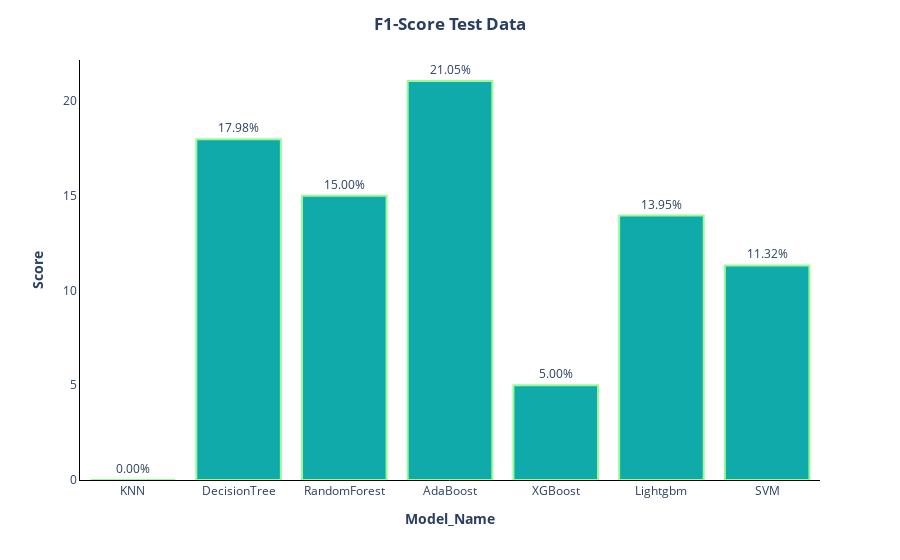

The cell this chart's notebook holds for it:
### Code cell
score_df=pd.DataFrame(performance_test,index=['f1_score']).T # Comparing the F1-Score for test data of different models
score_df=score_df.apply(lambda x:round(x*100,2))

f=px.bar(score_df,text_auto=True,color_discrete_sequence =['#11aaaa']*3)
f.update_traces(textposition='outside',texttemplate='%{y:.2f}%',showlegend=False,marker=dict(line=dict(color='palegreen', width=2)))
f.update_layout(paper_bgcolor='white',plot_bgcolor='white',title_x=0.5,title_text='<b>F1-Score Test Data',
                xaxis=dict(title='<b>Model_Name',linecolor='black'),yaxis=dict(title='<b>Score',linecolor='black'))

### Figure 1 — Plotly figure (JSON) as saved in the notebook; plotly's stock layout.template omitted (floating-point values rounded to 4 significant figures)
{"data": [{"alignmentgroup": "True", "hovertemplate": "variable=f1_score<br>index=%{x}<br>value=%{y}<extra></extra>", "legendgroup": "f1_score", "marker": {"color": "#11aaaa", "line": {"color": "palegreen", "width": 2}, "pattern": {"shape": ""}}, "name": "f1_score", "offsetgroup": "f1_score", "orientation": "v", "showlegend": false, "textposition": "outside", "texttemplate": "%{y:.2f}%", "type": "bar", "x": ["KNN", "DecisionTree", "RandomForest", "AdaBoost", "XGBoost", "Lightgbm", "SVM"], "xaxis": "x", "y": [0, 17.98, 15, 21.05, 5, 13.95, 11.32], "yaxis": "y"}], "layout": {"barmode": "relative", "legend": {"title": {"text": "variable"}, "tracegroupgap": 0}, "margin": {"t": 60}, "paper_bgcolor": "white", "plot_bgcolor": "white", "title": {"text": "<b>F1-Score Test Data", "x": 0.5}, "xaxis": {"anchor": "y", "domain": [0, 1], "linecolor": "black", "title": {"text": "<b>Model_Name"}}, "yaxis": {"anchor": "x", "domain": [0, 1], "linecolor": "black", "title": {"text": "<b>Score"}}}}
